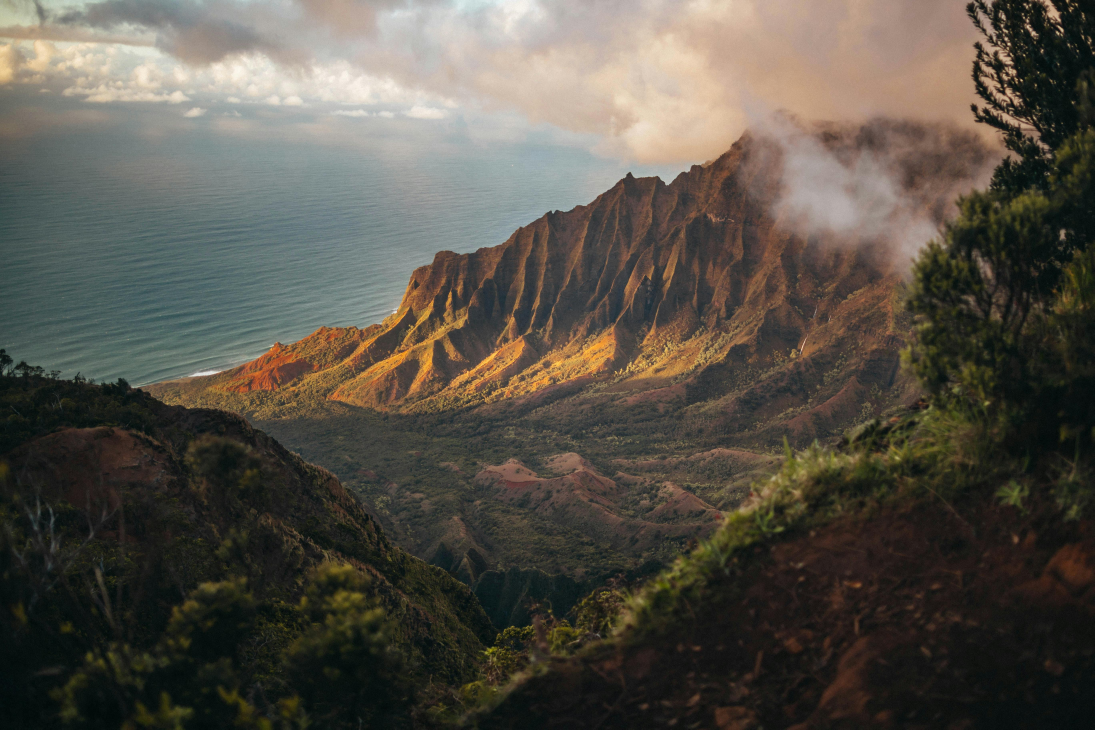
#> input picture input/1.jpg, 5472 x 3648 px (shown at 1/5 size); its folder holds only this picture in this run
$ jupyter execute 23127040.ipynb
#> lines starting #> are read from the running program, lines starting #| are printed output that depends on the picture
# Project 01 - Color Compression

## Thông tin sinh viên

- Họ và tên: Bùi Minh Duy
- MSSV: 23127040
- Lớp: 23CLC01

## Import các thư viện liên quan

[cell 1]
import numpy as np
from PIL import Image
import matplotlib.pyplot as plt

## Helper functions

[cell 2]
# [52 lines left out: functions read_img, show_img, save_img, not called in this run]


def convert_img_to_1d(img_2d):
    '''
    Convert 2D image to 1D image

    Parameters
    ----------
    img_2d : <your type>
        Image (2D)

    Returns
    -------
        Image (1D)
    '''

    # YOUR CODE HERE
    h, w, c = img_2d.shape
    img_1d = img_2d.reshape(h * w, c)
    return img_1d


def kmeans(img_1d, k_clusters, max_iter, init_centroids='random'):
    '''
    K-Means algorithm

    Parameters
    ----------
    img_1d : np.ndarray with shape=(height * width, num_channels)
        Original (1D) image
    k_clusters : int
        Number of clusters
    max_iter : int
        Max iterator
    init_centroids : str, default='random'
        The method used to initialize the centroids for K-means clustering
        'random' --> Centroids are initialized with random values between 0 and 255 for each channel
        'in_pixels' --> A random pixel from the original image is selected as a centroid for each cluster

    Returns
    -------
    centroids : np.ndarray with shape=(k_clusters, num_channels)
        Stores the color centroids for each cluster
    labels : np.ndarray with shape=(height * width, )
        Stores the cluster label for each pixel in the image
    '''

    # YOUR CODE HERE
    if init_centroids == 'random':
        centroids = np.random.randint(0, 256, (k_clusters, 3))
    elif init_centroids == 'in_pixels':
        idx = np.random.choice(len(img_1d), k_clusters, replace=False)
        centroids = img_1d[idx]
    else:
        raise ValueError("Unknown init_centroids method")

    for it in range(max_iter):
        distances = np.sum((img_1d[:, np.newaxis] - centroids)**2, axis=2)

        labels = np.argmin(distances, axis=1)

        new_centroids = np.array([
            img_1d[labels == i].mean(axis=0) if np.any(labels == i) else centroids[i]
            for i in range(k_clusters)
        ])

        if np.allclose(new_centroids, centroids, atol=1e-3):
            print(f"Converged at iteration {it+1}")
            break

        if it == max_iter - 1:
            print(f"Reached max iterations ({max_iter}) without convergence")

        centroids = new_centroids

    return centroids, labels


# [23 lines left out: function generate_2d_img, not called in this run]

## Your tests

[cell 3]
import time
import pandas as pd
import os

k_values = [3, 5, 7, 9]
max_iters = [20, 50, 100, 200]
methods = ['random', 'in_pixels']

input_dir = "./input"
img_files = sorted([f for f in os.listdir(input_dir) if f.lower().endswith(('.jpg', '.png'))])

img_data = []
for img_file in img_files:
    img_path = os.path.join(input_dir, img_file)
    img = Image.open(img_path).convert("RGB")
#> img is the input picture: PIL image 5472x3648 RGB; mean R, G, B 86.8, 82.2, 72.9
    img = img.resize((1280,720), Image.LANCZOS)
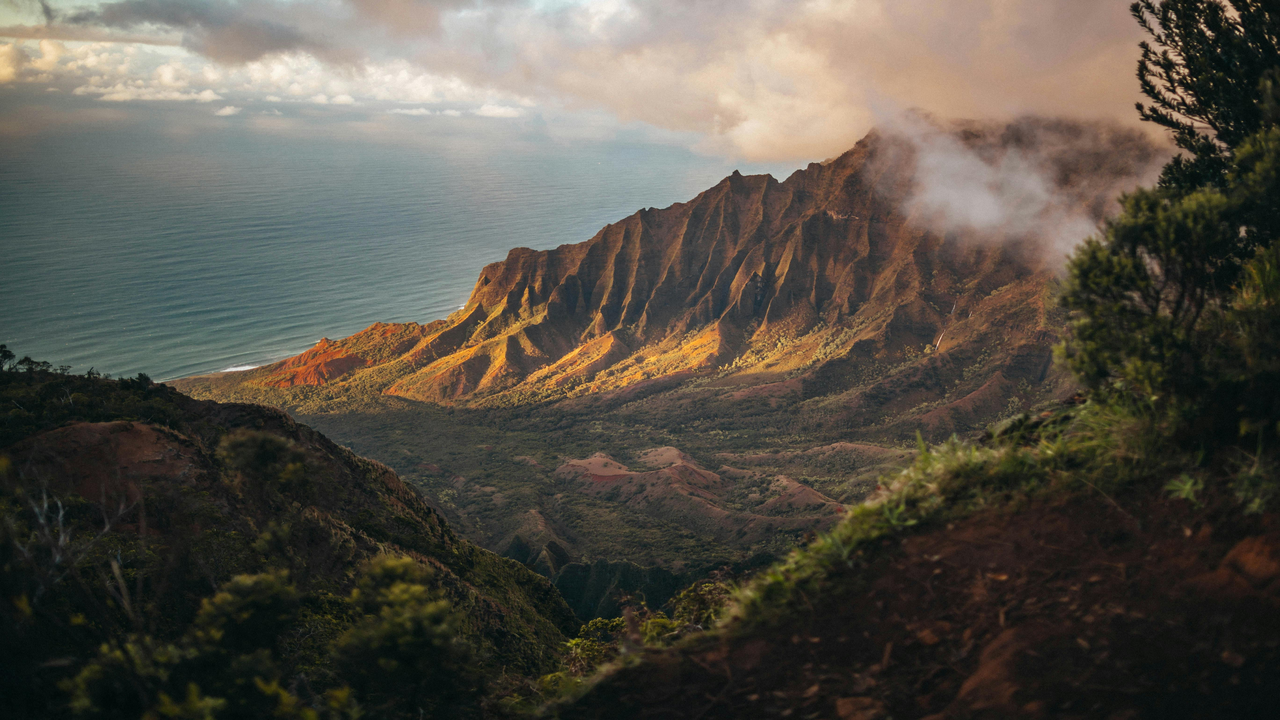
#> img: PIL image 1280x720 RGB; mean R, G, B 86.8, 82.2, 72.9
    img = np.array(img)
    img_1d = convert_img_to_1d(img)
    img_data.append((img_file, img_1d))

results = []

for max_iter in max_iters:
    for k in k_values:
        for method in methods:
            total_time = 0
            for img_file, img_1d in img_data:
                start_time = time.perf_counter()
                kmeans(img_1d, k, max_iter, method)
                elapsed_time = time.perf_counter() - start_time
                total_time += elapsed_time

            avg_time = total_time / len(img_data)
            results.append({
                'max_iter': max_iter,
                'k': k,
                'init': method,
                'avg_time': avg_time
            })

df = pd.DataFrame(results)
print(df)

for max_iter in max_iters:
    plt.figure(figsize=(8, 5))
    for method in methods:
        subset = df[(df['init'] == method) & (df['max_iter'] == max_iter)]
        plt.plot(subset['k'], subset['avg_time'], label=method, marker='o')
    plt.title(f'Average Runtime vs Number of Clusters (Max Iteration = {max_iter})')
    plt.xlabel('Number of Clusters (k)')
    plt.ylabel('Average Runtime (s)')
    plt.legend()
    plt.grid(True)
    plt.tight_layout()
    plt.show()

for k in k_values:
    plt.figure(figsize=(8, 5))
    for method in methods:
        subset = df[(df['init'] == method) & (df['k'] == k)]
        plt.plot(subset['max_iter'], subset['avg_time'], label=method, marker='o')
    plt.title(f'Average Runtime vs Max Iteration (k = {k})')
    plt.xlabel('Max Iteration')
    plt.ylabel('Average Runtime (s)')
    plt.legend()
    plt.grid(True)
    plt.tight_layout()
    plt.show()
